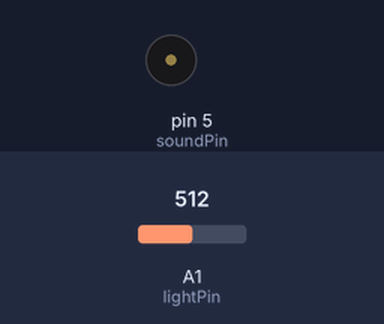
This sketch was run on a simulated Arduino Uno, built with avr-gcc and run on an emulated ATmega328P. On the bench: buzzer (waves = sounding). The inputs (shaded band) are chosen by the test bench; at power-on: A1 (lightPin) = 512. What the sketch prints to the serial monitor is not drawn.

Above: at 1.3 s.
1.4 s: A1 (lightPin) set to 534
3.0 s: A1 (lightPin) set to 511
Timing chart, 0 to 6.0 s (numbered marks = the images above; inputs shaded):
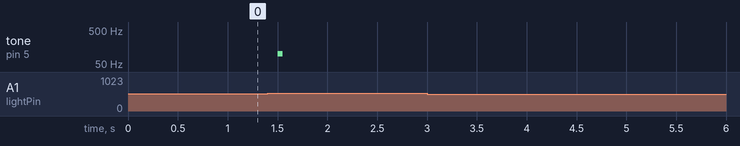

The sketch:

Lab004L41.ino
```cpp
/*
Name:		Lab004L41.ino
Created:	5/30/2018 5:53:28 PM
Author:	chris dyck
*/
int lightPin = A1; //The light sensor is plugged into pin A1 of the Arduino.
int soundPin = 5; //The buzzer is plugged into pin 5 of the Arduino.
int data = 0;      //This will store the data from the sensor.
bool tonePlayed = false;

void setup() { //The Setup function runs once.
	Serial.begin(9600);
}

void loop() { //The loop function runs forever.
	data = analogRead(lightPin); //Read the value from the light sensor and store it in the lightData variable.

	Serial.print("Light sensor is reading = ");  //Print the data to the serial port.
	Serial.println(data);  //Print the data to the serial port.

	int percentage = map(data, 0, 1023, 0, 100); //Convert sensor value to % 0 - 100

	if (percentage > 50) {
		Serial.println("Lights on");
		if (tonePlayed == false) {
			tone(soundPin, 100, 50); //Write the brightness to the LED
			tonePlayed = true;
			Serial.println("Tone played");
		}
	}
	else
	{
		Serial.println("Lights off");
		noTone(soundPin);
		tonePlayed = false;
	}

	delay(500);           //Wait 0.5 second (500mS) before running again.
}
```

Measured:
- after the input at 1.4 s, tone on pin 5 (soundPin): silent → 100 Hz after 0.10 s, → silent 0.05 s later
- after the input at 3.0 s, every drawn part: stays the same
